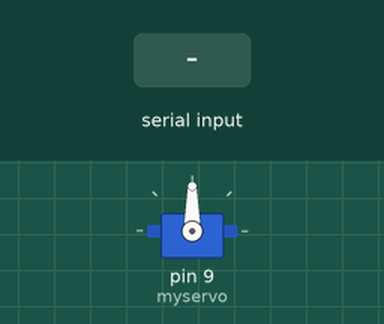
Recording of a sketch running on a simulated Arduino Uno, built with avr-gcc and run on an emulated ATmega328P. Parts: servo. The inputs (shaded band) are chosen by the test bench.

Above: at 1.2 s.
1.3 s: "5\n" received over Serial
At 1.7 s:
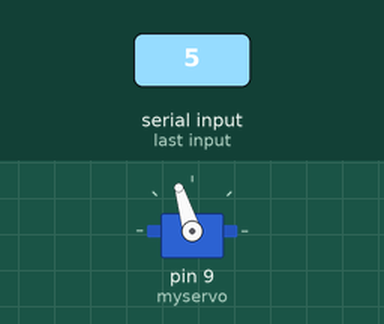
Timing chart, 0 to 7.8 s (numbered marks = the images above; inputs shaded):
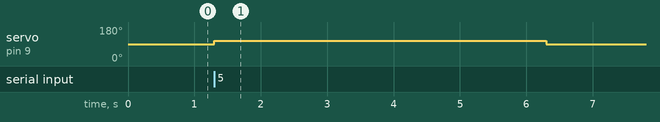

The sketch:

bas.ino
```cpp
#include <Servo.h>

Servo myservo;
int pressPosition = 107;
int releasePosition = 90;

void setup() {
  Serial.begin(9600);
  myservo.attach(9);
}

void loop() {
  if (Serial.available() > 0) {
    String input = Serial.readStringUntil('\n');
    if (isValidInput(input)) {
      int pressDuration = input.toInt();
      pressAndReleaseTheButton(pressDuration);
    } else {
      Serial.println("Geçersiz giriş. 1 ile 16 arasında bir değer girin.");
    }
  }
}

bool isValidInput(String input) {
  if (input.length() > 0 && isDigit(input[0])) {
    int inputVal = input.toInt();
    return (inputVal >= 1 && inputVal <= 16);
  }
  return false;
}

void pressAndReleaseTheButton(int pressDuration) {
  myservo.write(pressPosition);
  delay(pressDuration * 1000);
  myservo.write(releasePosition);
}
```

Measured:
- after the input at 1.3 s, servo on pin 9 (myservo): 90° → 107° at once, → 90° 5.0 s later
